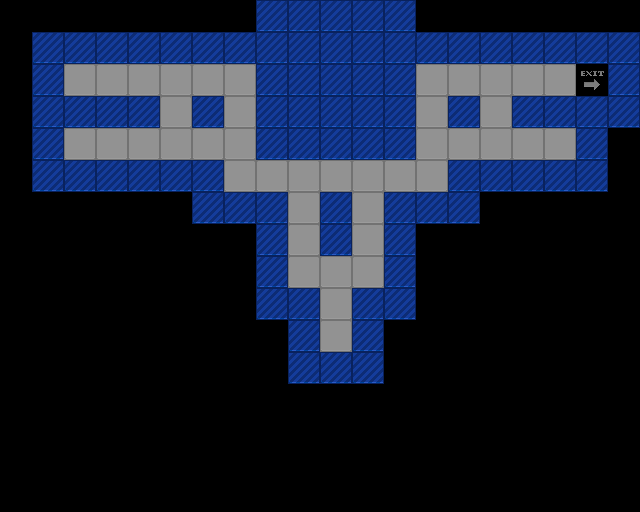

A level layout from a 2D game, rendered from its tile map. Below: a short description, then the map file with its tile-grid data intact:
An orthogonal 20x16 tile map with 32x32 px tiles, 1 tile layer (Tile Layer 1).

<map version="1.5" tiledversion="1.7.0" orientation="orthogonal" renderorder="right-down" width="20" height="16" tilewidth="32" tileheight="32" infinite="0" nextlayerid="2" nextobjectid="1">
 <tileset firstgid="1" source="project-mjolnir.tsx" />
 <layer id="1" name="Tile Layer 1" width="20" height="16">
  <data encoding="csv">
0,0,0,0,0,0,0,0,4,4,4,4,4,0,0,0,0,0,0,0,
0,4,4,4,4,4,4,4,4,4,4,4,4,4,4,4,4,4,4,4,
0,4,3,3,3,3,3,3,4,4,4,4,4,3,3,3,3,3,8,4,
0,4,4,4,4,3,4,3,4,4,4,4,4,3,4,3,4,4,4,4,
0,4,3,3,3,3,3,3,4,4,4,4,4,3,3,3,3,3,4,0,
0,4,4,4,4,4,4,3,3,3,3,3,3,3,4,4,4,4,4,0,
0,0,0,0,0,0,4,4,4,3,4,3,4,4,4,0,0,0,0,0,
0,0,0,0,0,0,0,0,4,3,4,3,4,0,0,0,0,0,0,0,
0,0,0,0,0,0,0,0,4,3,3,3,4,0,0,0,0,0,0,0,
0,0,0,0,0,0,0,0,4,4,3,4,4,0,0,0,0,0,0,0,
0,0,0,0,0,0,0,0,0,4,3,4,0,0,0,0,0,0,0,0,
0,0,0,0,0,0,0,0,0,4,4,4,0,0,0,0,0,0,0,0,
0,0,0,0,0,0,0,0,0,0,0,0,0,0,0,0,0,0,0,0,
0,0,0,0,0,0,0,0,0,0,0,0,0,0,0,0,0,0,0,0,
0,0,0,0,0,0,0,0,0,0,0,0,0,0,0,0,0,0,0,0,
0,0,0,0,0,0,0,0,0,0,0,0,0,0,0,0,0,0,0,0
</data>
 </layer>
</map>
